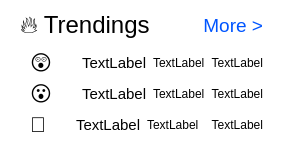
               <widget class="QWidget" name="trendings" native="true">
                <property name="styleSheet">
                 <string notr="true">background-color: white;
border-radius: 10px;</string>
                </property>
                <layout class="QVBoxLayout" name="verticalLayout_16">
                 <property name="leftMargin">
                  <number>20</number>
                 </property>
                 <property name="topMargin">
                  <number>1</number>
                 </property>
                 <property name="rightMargin">
                  <number>20</number>
                 </property>
                 <property name="bottomMargin">
                  <number>1</number>
                 </property>
                 <item>
                  <widget class="QWidget" name="horizontalWidget_4" native="true">
                   <property name="styleSheet">
                    <string notr="true">background-color: white;
border-radius: 10px;</string>
                   </property>
                   <layout class="QHBoxLayout" name="horizontalLayout_14">
                    <property name="leftMargin">
                     <number>0</number>
                    </property>
                    <property name="topMargin">
                     <number>10</number>
                    </property>
                    <property name="rightMargin">
                     <number>0</number>
                    </property>
                    <property name="bottomMargin">
                     <number>5</number>
                    </property>
                    <item>
                     <widget class="QLabel" name="label_9">
                      <property name="font">
                       <font>
                        <pointsize>18</pointsize>
                        <bold>false</bold>
                       </font>
                      </property>
                      <property name="styleSheet">
                       <string notr="true">color: black;</string>
                      </property>
                      <property name="text">
                       <string>🔥 Trendings</string>
                      </property>
                     </widget>
                    </item>
                    <item>
                     <widget class="QLabel" name="label_10">
                      <property name="font">
                       <font>
                        <pointsize>14</pointsize>
                       </font>
                      </property>
                      <property name="styleSheet">
                       <string notr="true">color: rgb(0, 85, 255);</string>
                      </property>
                      <property name="text">
                       <string>More &gt;</string>
                      </property>
                      <property name="alignment">
                       <set>Qt::AlignRight|Qt::AlignTrailing|Qt::AlignVCenter</set>
                      </property>
                     </widget>
                    </item>
                   </layout>
                  </widget>
                 </item>
                 <item>
                  <layout class="QVBoxLayout" name="verticalLayout_17">
                   <property name="topMargin">
                    <number>0</number>
                   </property>
                   <property name="bottomMargin">
                    <number>10</number>
                   </property>
                   <item>
                    <layout class="QHBoxLayout" name="horizontalLayout_15">
                     <property name="topMargin">
                      <number>0</number>
                     </property>
                     <item>
                      <widget class="QLabel" name="label_11">
                       <property name="sizePolicy">
                        <sizepolicy hsizetype="Fixed" vsizetype="Preferred">
                         <horstretch>0</horstretch>
                         <verstretch>0</verstretch>
                        </sizepolicy>
                       </property>
                       <property name="font">
                        <font>
                         <pointsize>16</pointsize>
                        </font>
                       </property>
                       <property name="styleSheet">
                        <string notr="true">margin: 0 5px;</string>
                       </property>
                       <property name="text">
                        <string>😲</string>
                       </property>
                      </widget>
                     </item>
                     <item>
                      <widget class="QLabel" name="trendingImage1">
                       <property name="sizePolicy">
                        <sizepolicy hsizetype="Fixed" vsizetype="Fixed">
                         <horstretch>0</horstretch>
                         <verstretch>0</verstretch>
                        </sizepolicy>
                       </property>
                       <property name="text">
                        <string/>
                       </property>
                      </widget>
                     </item>
                     <item>
                      <widget class="QLabel" name="trendingName1">
                       <property name="sizePolicy">
                        <sizepolicy hsizetype="Fixed" vsizetype="Preferred">
                         <horstretch>0</horstretch>
                         <verstretch>0</verstretch>
                        </sizepolicy>
                       </property>
                       <property name="font">
                        <font>
                         <pointsize>11</pointsize>
                         <bold>false</bold>
                        </font>
                       </property>
                       <property name="styleSheet">
                        <string notr="true">color: black;</string>
                       </property>
                       <property name="text">
                        <string>TextLabel</string>
                       </property>
                      </widget>
                     </item>
                     <item>
                      <widget class="QLabel" name="trendingSymbol1">
                       <property name="sizePolicy">
                        <sizepolicy hsizetype="Fixed" vsizetype="Preferred">
                         <horstretch>0</horstretch>
                         <verstretch>0</verstretch>
                        </sizepolicy>
                       </property>
                       <property name="text">
                        <string>TextLabel</string>
                       </property>
                      </widget>
                     </item>
                     <item>
                      <widget class="QLabel" name="trendingPercent1">
                       <property name="sizePolicy">
                        <sizepolicy hsizetype="Preferred" vsizetype="Preferred">
                         <horstretch>0</horstretch>
                         <verstretch>0</verstretch>
                        </sizepolicy>
                       </property>
                       <property name="text">
                        <string>TextLabel</string>
                       </property>
                       <property name="alignment">
                        <set>Qt::AlignRight|Qt::AlignTrailing|Qt::AlignVCenter</set>
                       </property>
                      </widget>
                     </item>
                    </layout>
                   </item>
                   <item>
                    <layout class="QHBoxLayout" name="horizontalLayout_16">
                     <property name="topMargin">
                      <number>0</number>
                     </property>
                     <item>
                      <widget class="QLabel" name="label_12">
                       <property name="sizePolicy">
                        <sizepolicy hsizetype="Fixed" vsizetype="Preferred">
                         <horstretch>0</horstretch>
                         <verstretch>0</verstretch>
                        </sizepolicy>
                       </property>
                       <property name="font">
                        <font>
                         <pointsize>16</pointsize>
                        </font>
                       </property>
                       <property name="styleSheet">
                        <string notr="true">margin: 0 5px;</string>
                       </property>
                       <property name="text">
                        <string>😮</string>
                       </property>
                      </widget>
                     </item>
                     <item>
                      <widget class="QLabel" name="trendingImage2">
                       <property name="sizePolicy">
                        <sizepolicy hsizetype="Fixed" vsizetype="Fixed">
                         <horstretch>0</horstretch>
                         <verstretch>0</verstretch>
                        </sizepolicy>
                       </property>
                       <property name="text">
                        <string/>
                       </property>
                      </widget>
                     </item>
                     <item>
                      <widget class="QLabel" name="trendingName2">
                       <property name="sizePolicy">
                        <sizepolicy hsizetype="Fixed" vsizetype="Preferred">
                         <horstretch>0</horstretch>
                         <verstretch>0</verstretch>
                        </sizepolicy>
                       </property>
                       <property name="font">
                        <font>
                         <pointsize>11</pointsize>
                         <bold>false</bold>
                        </font>
                       </property>
                       <property name="styleSheet">
                        <string notr="true">color: black;</string>
                       </property>
                       <property name="text">
                        <string>TextLabel</string>
                       </property>
                      </widget>
                     </item>
                     <item>
                      <widget class="QLabel" name="trendingSymbol2">
                       <property name="sizePolicy">
                        <sizepolicy hsizetype="Fixed" vsizetype="Preferred">
                         <horstretch>0</horstretch>
                         <verstretch>0</verstretch>
                        </sizepolicy>
                       </property>
                       <property name="text">
                        <string>TextLabel</string>
                       </property>
                      </widget>
                     </item>
                     <item>
                      <widget class="QLabel" name="trendingPercent2">
                       <property name="sizePolicy">
                        <sizepolicy hsizetype="Preferred" vsizetype="Preferred">
                         <horstretch>0</horstretch>
                         <verstretch>0</verstretch>
                        </sizepolicy>
                       </property>
                       <property name="text">
                        <string>TextLabel</string>
                       </property>
                       <property name="alignment">
                        <set>Qt::AlignRight|Qt::AlignTrailing|Qt::AlignVCenter</set>
                       </property>
                      </widget>
                     </item>
                    </layout>
                   </item>
                   <item>
                    <layout class="QHBoxLayout" name="horizontalLayout_17">
                     <property name="topMargin">
                      <number>0</number>
                     </property>
                     <item>
                      <widget class="QLabel" name="label_13">
                       <property name="sizePolicy">
                        <sizepolicy hsizetype="Fixed" vsizetype="Preferred">
                         <horstretch>0</horstretch>
                         <verstretch>0</verstretch>
                        </sizepolicy>
                       </property>
                       <property name="font">
                        <font>
                         <pointsize>16</pointsize>
                        </font>
                       </property>
                       <property name="styleSheet">
                        <string notr="true">margin: 0 5px;</string>
                       </property>
                       <property name="text">
                        <string>🤨</string>
                       </property>
                      </widget>
                     </item>
                     <item>
                      <widget class="QLabel" name="trendingImage3">
                       <property name="sizePolicy">
                        <sizepolicy hsizetype="Fixed" vsizetype="Fixed">
                         <horstretch>0</horstretch>
                         <verstretch>0</verstretch>
                        </sizepolicy>
                       </property>
                       <property name="text">
                        <string/>
                       </property>
                      </widget>
                     </item>
                     <item>
                      <widget class="QLabel" name="trendingName3">
                       <property name="sizePolicy">
                        <sizepolicy hsizetype="Fixed" vsizetype="Preferred">
                         <horstretch>0</horstretch>
                         <verstretch>0</verstretch>
                        </sizepolicy>
                       </property>
                       <property name="font">
                        <font>
                         <pointsize>11</pointsize>
                         <bold>false</bold>
                        </font>
                       </property>
                       <property name="styleSheet">
                        <string notr="true">color: black;</string>
                       </property>
                       <property name="text">
                        <string>TextLabel</string>
                       </property>
                      </widget>
                     </item>
                     <item>
                      <widget class="QLabel" name="trendingSymbol3">
                       <property name="sizePolicy">
                        <sizepolicy hsizetype="Fixed" vsizetype="Preferred">
                         <horstretch>0</horstretch>
                         <verstretch>0</verstretch>
                        </sizepolicy>
                       </property>
                       <property name="text">
                        <string>TextLabel</string>
                       </property>
                      </widget>
                     </item>
                     <item>
                      <widget class="QLabel" name="trendingPercent3">
                       <property name="sizePolicy">
                        <sizepolicy hsizetype="Preferred" vsizetype="Preferred">
                         <horstretch>0</horstretch>
                         <verstretch>0</verstretch>
                        </sizepolicy>
                       </property>
                       <property name="text">
                        <string>TextLabel</string>
                       </property>
                       <property name="alignment">
                        <set>Qt::AlignRight|Qt::AlignTrailing|Qt::AlignVCenter</set>
                       </property>
                      </widget>
                     </item>
                    </layout>
                   </item>
                  </layout>
                 </item>
                </layout>
               </widget>
